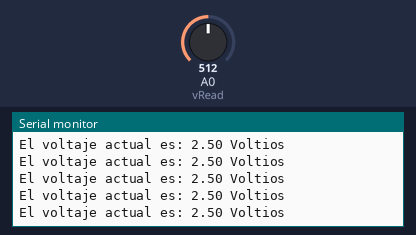
A sketch run on a simulated Arduino Uno, built with avr-gcc and run on an emulated ATmega328P. On the bench: the last lines printed to the serial monitor. Inputs (shaded band) come from the test bench; at power-on: A0 (vRead) = 512.

Above: at 1.2 s.
1.3 s: A0 (vRead) set to 716
At 1.42 s:
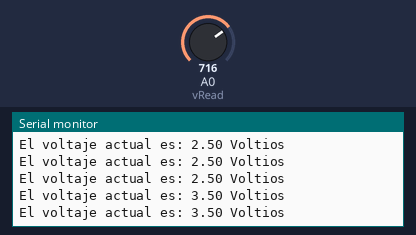
2.8 s: A0 (vRead) set to 900
At 2.83 s:
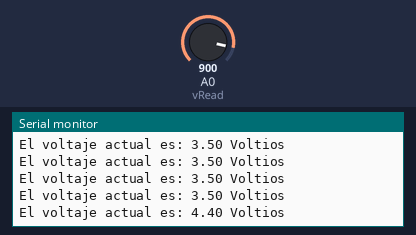
Timing chart, 0 to 5.8 s (numbered marks = the images above; inputs shaded):
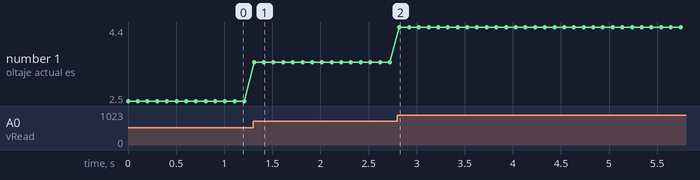

The sketch:

potenciometro.ino
```cpp
int vRead = A0;
int dt = 100;
float analogVal;
float vout;

void setup() {
  pinMode(vRead, INPUT);
  Serial.begin(9600);
}

void loop() {
  analogVal = analogRead(vRead);
  vout = (5.0 * analogVal) / 1023.0;
  Serial.print("El voltaje actual es: ");
  Serial.print(vout);
  Serial.println(" Voltios");
  delay(dt);
}
```

Measured:
- after the input at 1.3 s, the serial monitor: prints a new line at once (image 1)
- after the input at 2.8 s, the serial monitor: prints a new line at once (image 2)
- plotted number 1: 2.5 → 3.5 after the input at 1.3 s, 3.5 → 4.4 after the input at 2.8 s
